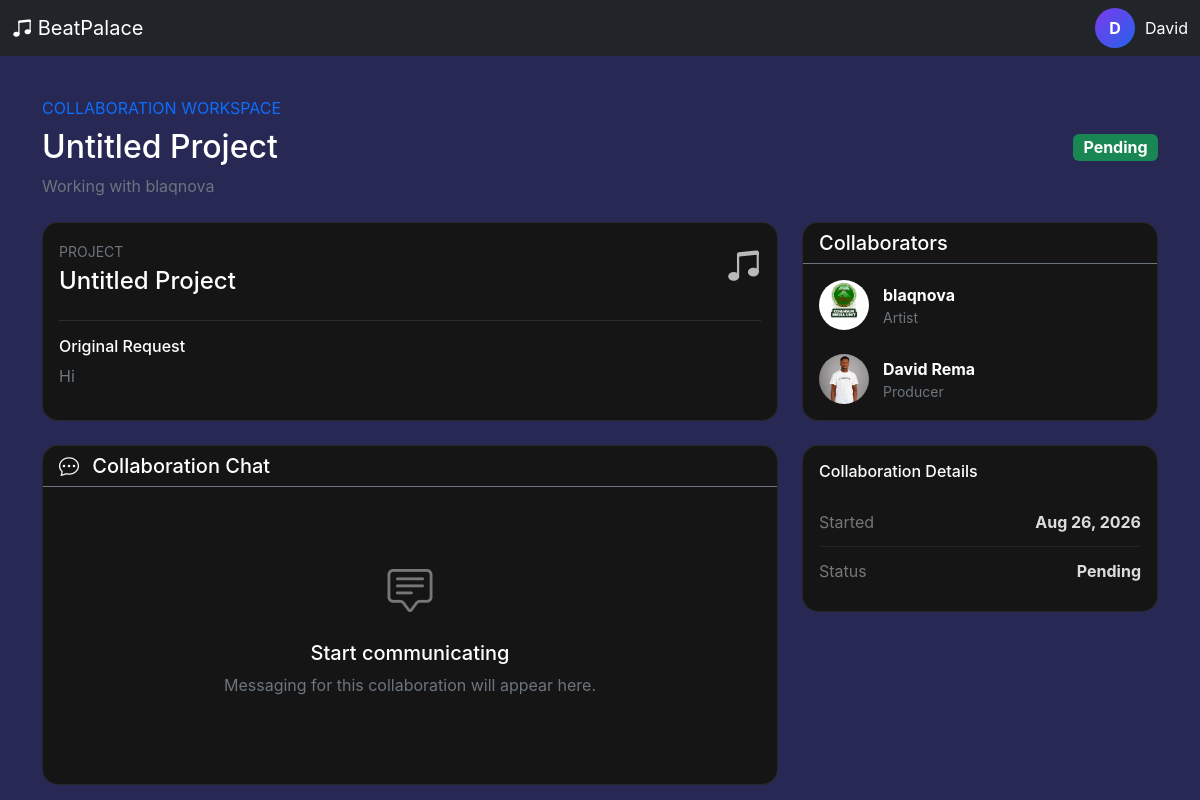
/collaborations/workspace/1/ (signed in), run on an earlier commit of the app's database.
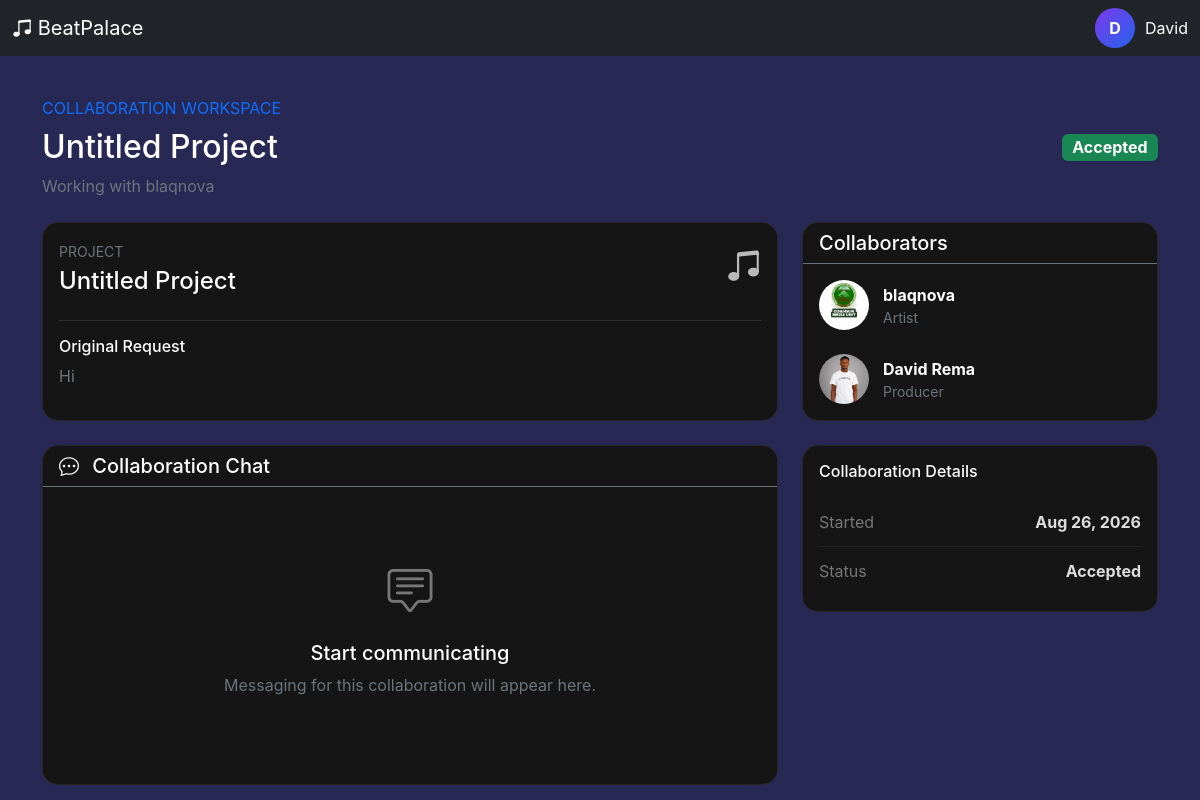
And on a later commit of the database.
### collaborations/models.py (models this page shows, shortened)
class Collaboration(models.Model):
    STATUS_CHOICES = (
        ("pending", "Pending"),
        ("accepted", "Accepted"),
        ("rejected", "Rejected"),
        ("cancelled", "Cancelled"),
        ("completed", "Completed"),
    )
    artist = models.ForeignKey(
        settings.AUTH_USER_MODEL,
        on_delete=models.CASCADE,
        related_name="artist_collaborations",
        limit_choices_to={"role": "artist"},
    )
    producer = models.ForeignKey(
        settings.AUTH_USER_MODEL,
        on_delete=models.CASCADE,
        related_name="producer_collaborations",
        limit_choices_to={"role": "producer"},
    )
    project_title = models.CharField(
        max_length=200,
        blank=True,
    )
    message = models.TextField(
        blank=True,
    )
    status = models.CharField(
        max_length=20,
        choices=STATUS_CHOICES,
        default="pending",
    )
    created_at = models.DateTimeField(
        auto_now_add=True,
    )
    updated_at = models.DateTimeField(
        auto_now=True,
    )
    class Meta:
        ordering = ["-created_at"]
        permissions = [
            (
                "send_collaboration",
                "Can send collaboration requests",
            ),
            (
                "manage_collaboration",
                "Can manage collaborations",
            ),
        ]

### artists/models.py (models this page shows, shortened)
class ArtistProfile(models.Model):
    user = models.OneToOneField(
        settings.AUTH_USER_MODEL,
        on_delete=models.CASCADE,
        related_name="artist_profile"
    )
    artist_name = models.CharField(
        max_length=100,
        blank=True
    )
    bio = models.TextField(
        blank=True
    )
    avatar = models.ImageField(
        upload_to="artists/avatars/",
        blank=True,
        null=True
    )
    cover_image = models.ImageField(
        upload_to="artists/covers/",
        blank=True,
        null=True
    )
    genre = models.CharField(
        max_length=100,
        blank=True
    )
    location = models.CharField(
        max_length=100,
        blank=True
    )
    phone = models.CharField(
        max_length=30,
        blank=True
    )
    email = models.EmailField(
        blank=True
    )
    website = models.URLField(
        blank=True
    )
    instagram = models.URLField(
        blank=True
    )
    twitter = models.URLField(
        blank=True
    )
    start_year = models.PositiveIntegerField(
        blank=True,
        null=True
    )
    end_year = models.PositiveIntegerField(
        blank=True,
        null=True
    )
    skill_description = models.TextField(
        blank=True
    )
    education = models.TextField(
        blank=True
    )
    date_of_birth = models.DateField(
        blank=True,
        null=True
    )
    marital_status = models.CharField(
        max_length=50,
        blank=True
    )
    followers_count = models.PositiveIntegerField(
        default=0
    )
    monthly_listeners = models.PositiveIntegerField(
        default=0
    )
    is_published = models.BooleanField(
        default=True
    )
    created_at = models.DateTimeField(
        auto_now_add=True
    )
    updated_at = models.DateTimeField(
        auto_now=True
    )

### accounts/models.py (models this page shows, shortened)
class User(AbstractUser):
    ROLE_CHOICES = (
        ("producer", "Producer"),
        ("artist", "Artist"),
    )
    email = models.EmailField(unique=True)
    role = models.CharField(
        max_length=20,
        choices=ROLE_CHOICES
    )
    avatar = models.ImageField(
        upload_to="avatars/",
        blank=True,
        null=True
    )
    verified = models.BooleanField(default=False)
    created_at = models.DateTimeField(auto_now_add=True)

### producers/models.py (models this page shows, shortened)
class ProducerProfile(models.Model):
    user = models.OneToOneField(
        settings.AUTH_USER_MODEL,
        on_delete=models.CASCADE,
        related_name="producer_profile",
    )
    full_name = models.CharField(max_length=150, blank=True, default="")
    professional_title = models.CharField(
        max_length=150, default="Music Producer / Director"
    )
    profile_image = models.ImageField(
        upload_to="producers/profile/", blank=True, null=True
    )
    cover_image = models.ImageField(
        upload_to="producer/covers/",
        blank=True,
        null=True
    )
    bio = models.TextField(blank=True, null=True)
    start_year = models.PositiveIntegerField(blank=True, null=True)
    end_year = models.PositiveIntegerField(blank=True, null=True)
    phone = models.CharField(max_length=30, blank=True)
    email = models.EmailField(blank=True)
    instagram = models.CharField(max_length=100, blank=True)
    website = models.URLField(blank=True)
    skill_description = models.TextField(
        blank=True,
        help_text="Example: Music Composition, Audio Production & Sound Design",
    )
    software = models.TextField(
        blank=True, help_text="Example: Ableton Live, Cubase, Adobe Premiere, Logic Pro"
    )
    education = models.TextField(blank=True)
    date_of_birth = models.DateField(blank=True, null=True)
    marital_status = models.CharField(max_length=50, blank=True)
    is_published = models.BooleanField(default=True)
    created_at = models.DateTimeField(auto_now_add=True)
    updated_at = models.DateTimeField(auto_now=True)

### collaborations/views.py (the view)
@login_required
def collaboration_workspace(request, collaboration_id):
    collaboration = get_object_or_404(
        Collaboration.objects.select_related(
            "artist",
            "producer",
            "artist__artist_profile",
            "producer__producer_profile",
        ),
        id=collaboration_id,
    )
    if request.user not in [
        collaboration.artist,
        collaboration.producer,
    ]:
        messages.error(
            request,
            "You do not have access to this collaboration."
        )
        return redirect("dashboard")
    return render(
        request,
        "collaborations/workspace.html",
        {
            "collaboration": collaboration,
        }
    )

### templates/collaborations/workspace.html (shortened to what the changed rows need)
{% extends "base.html" %}
{% block content %}
<div class="container pt-5">
    <div class="workspace-header mb-4 pt-5">
        <div>
            <span class="text-primary">
                COLLABORATION WORKSPACE
            </span>
            <h2 class="text-white mt-2">
                {{ collaboration.project_title|default:"Untitled Project" }}
            </h2>
            <p class="text-secondary mb-0">
                {% if request.user == collaboration.artist %}
                    Working with
                    {{ collaboration.producer.producer_profile.full_name|default:collaboration.producer.username }}
                {% else %}
                    Working with
                    {{ collaboration.artist.artist_profile.artist_name|default:collaboration.artist.username }}
                {% endif %}
            </p>
        </div>
        <div>
            <span class="badge bg-success fs-6">
                {{ collaboration.get_status_display }}
            </span>
        </div>
    </div>
    <div class="row g-4">
        <div class="col-lg-8">
            <div class="card workspace-card mb-4">
                <div class="card-body">
                    <div class="d-flex justify-content-between">
                        <div>
                            <small class="text-secondary">
                                PROJECT
                            </small>
                            <h4 class="text-white mt-1">
                                {{ collaboration.project_title|default:"Untitled Project" }}
                            </h4>
                        </div>
                        <i class="bi bi-music-note-beamed workspace-icon"></i>
                    </div>
                    <hr class="border-secondary">
                    <h6 class="text-white">
                        Original Request
                    </h6>
                    <p class="text-secondary">
                        {{ collaboration.message|default:"No project description provided." }}
                    </p>
                </div>
            </div>
        </div>
        <div class="col-lg-4">
            <div class="card workspace-card mb-4">
                <div class="card-body">
                    <div class="workspace-user">
                        {% if collaboration.artist.artist_profile.avatar %}
                            <img
                                src="{{ collaboration.artist.artist_profile.avatar.url }}"
                                class="workspace-avatar"
                            >
                        {% elif collaboration.artist.avatar %}
                            <img
                                src="{{ collaboration.artist.avatar.url }}"
                                class="workspace-avatar"
                            >
                        {% else %}
                            <div class="workspace-avatar-placeholder">
                                <i class="bi bi-mic"></i>
                            </div>
                        {% endif %}
                        <div>
                            <strong class="text-white">
                                {{ collaboration.artist.artist_profile.artist_name|default:collaboration.artist.username }}
                            </strong>
                            <div class="text-secondary small">
                                Artist
                            </div>
                        </div>
                    </div>
                    <div class="workspace-user mt-4">
                        {% if collaboration.producer.producer_profile.profile_image %}
                            <img
                                src="{{ collaboration.producer.producer_profile.profile_image.url }}"
                                class="workspace-avatar"
                            >
                        {% elif collaboration.producer.avatar %}
                            <img
                                src="{{ collaboration.producer.avatar.url }}"
                                class="workspace-avatar"
                            >
                        {% else %}
                            <div class="workspace-avatar-placeholder">
                                <i class="bi bi-headphones"></i>
                            </div>
                        {% endif %}
                        <div>
                            <strong class="text-white">
                                {{ collaboration.producer.producer_profile.full_name|default:collaboration.producer.username }}
                            </strong>
                            <div class="text-secondary small">
                                Producer
                            </div>
                        </div>
                    </div>
                </div>
            </div>
            <div class="card workspace-card">
                <div class="card-body">
                    <div class="workspace-detail">
                        <span>
                            Started
                        </span>
                        <strong>
                            {{ collaboration.created_at|date:"M d, Y" }}
                        </strong>
                    </div>
                    <div class="workspace-detail">
                        <span>
                            Status
                        </span>
                        <strong>
                            {{ collaboration.get_status_display }}
                        </strong>
                    </div>
                </div>
            </div>
        </div>
    </div>
</div>
{% endblock %}

What changed in the data, as far as the page shows it:
changed Collaboration "Untitled Project": status "Pending" → "Accepted"
